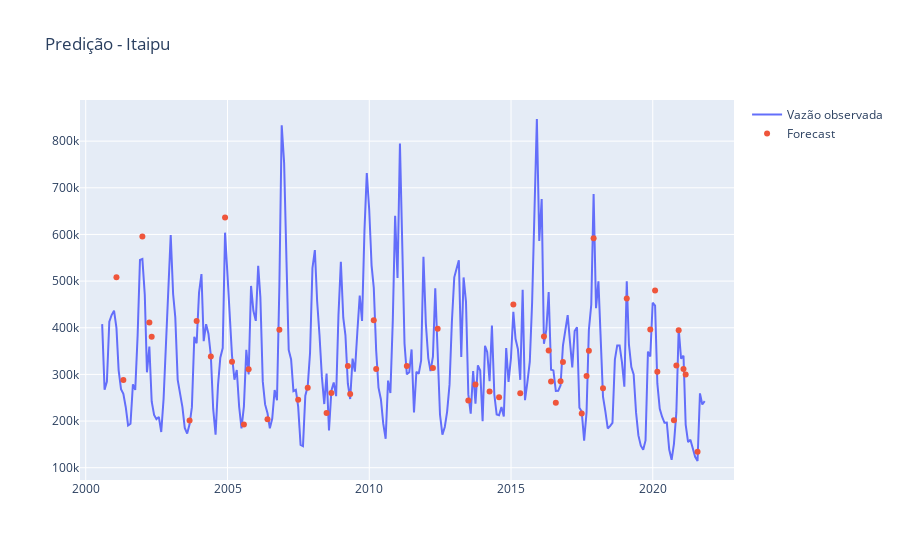

The code cell stored with this chart in its notebook:
### Code cell
fig = go.Figure()

fig.add_trace(
    go.Scatter(
        x=X_data.index,
        y=y_original.values.ravel(), # vazão observada
        mode='lines',
        name='Vazão observada',
    )
)

fig.add_trace(
    go.Scatter(
        x=X_test.index,
        y=y_pred.ravel(), # vazão prevista
        mode='markers',
        name='Forecast',
    )
)

fig.update_layout(title=f'Predição - Itaipu')

fig.write_image(f"{dir_figures}/history_measured_vs_predicted_plot.png", width=1400, scale=1)

fig.show()

### Figure 1 — Plotly figure (JSON) as saved in the notebook; plotly's stock layout.template omitted (floating-point values rounded to 4 significant figures; data arrays with more than 128 entries replaced by an {"elided": "..."} marker saying what was removed)
{"data": [{"mode": "lines", "name": "Vazão observada", "type": "scatter", "x": {"elided": "256 str values"}, "y": {"elided": "256 float values"}}, {"mode": "markers", "name": "Forecast", "type": "scatter", "x": ["2013-06-30", "2016-09-30", "2006-05-31", "2012-05-31", "2007-10-31", "2013-09-30", "2021-07-31", "2010-03-31", "2020-02-29", "2016-10-31", "2007-06-30", "2017-06-30", "2014-03-31", "2005-07-31", "2015-01-31", "2019-01-31", "2003-11-30", "2001-01-31", "2003-08-31", "2002-03-31", "2017-11-30", "2016-02-29", "2016-04-30", "2017-09-30", "2005-02-28", "2016-05-31", "2019-11-30", "2014-07-31", "2004-11-30", "2021-02-28", "2017-08-31", "2005-09-30", "2020-09-30", "2001-04-30", "2016-07-31", "2021-01-31", "2020-10-31", "2018-03-31", "2008-08-31", "2015-04-30", "2002-04-30", "2004-05-31", "2020-11-30", "2020-01-31", "2001-12-31", "2011-04-30", "2009-03-31", "2008-06-30", "2006-10-31", "2009-04-30", "2012-03-31", "2010-02-28"], "y": [243900.0, 285500.0, 203700.0, 397800.0, 271400.0, 278300.0, 134400.0, 311400.0, 305800.0, 326500.0, 245900.0, 216100.0, 263200.0, 192800.0, 449600.0, 462500.0, 414400.0, 508400.0, 201200.0, 411300.0, 591600.0, 381400.0, 351100.0, 350600.0, 327200.0, 284700.0, 396400.0, 250800.0, 636500.0, 299700.0, 296500.0, 311000.0, 201800.0, 288100.0, 239400.0, 311700.0, 318848, 270400.0, 260400.0, 259700.0, 380800.0, 338100.0, 394700.0, 480000.0, 595500.0, 317900.0, 318100.0, 217300.0, 395900.0, 258000.0, 313700.0, 416300.0]}], "layout": {"title": {"text": "Predição - Itaipu"}}}
